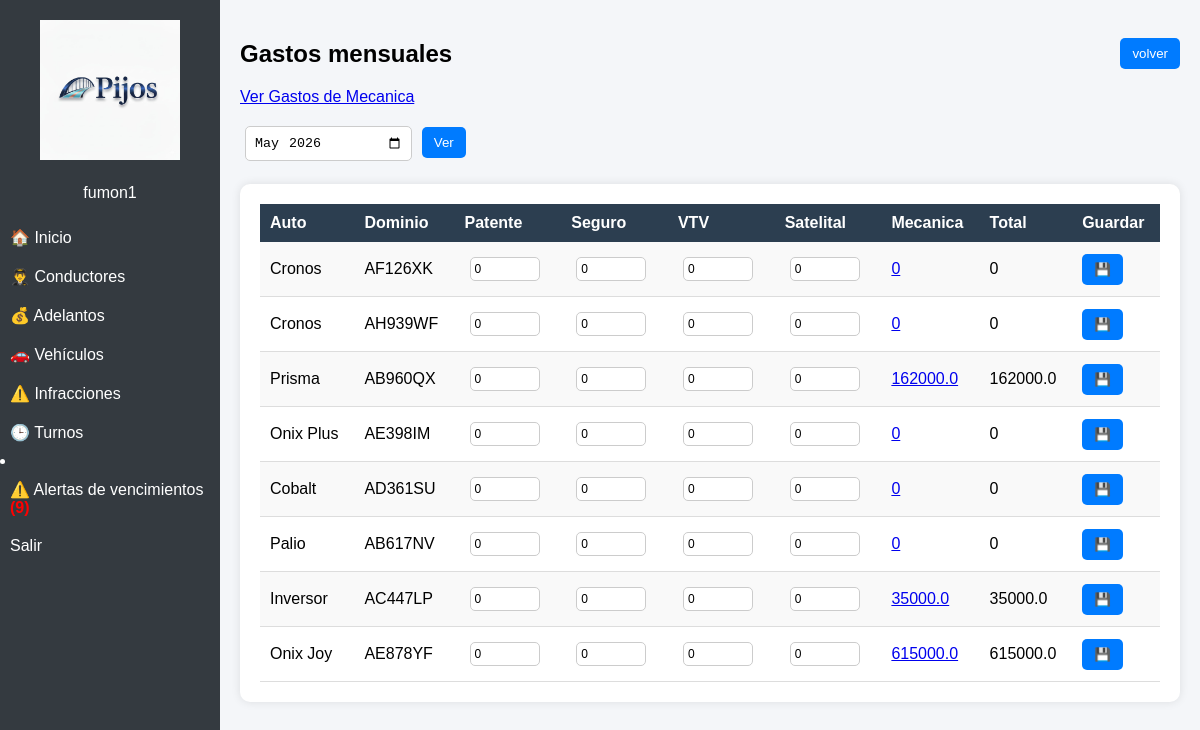
The app's page /gastos (signed in) with its own data.
### tables this page shows
CREATE TABLE vehiculos (
            id INTEGER PRIMARY KEY AUTOINCREMENT,
            auto TEXT,
            patente TEXT,
            modelo TEXT,
            vtv TEXT,
            remis TEXT,  
            gnc TEXT,
            tubo TEXT                          
        );

### app.py (the view, shortened to what this page needs)
@app.route("/gastos", methods=["GET", "POST"])
@login_requerido
def gastos():
    conn = sqlite3.connect("empresa.db")
    cursor = conn.cursor()
    mes = request.args.get("mes")
    if not mes:
        from datetime import date
        mes = date.today().strftime("%Y-%m")
    cursor.execute("""
    SELECT
        v.id,
        v.auto,
        v.patente,

        COALESCE(g.seguro, 0) AS seguro,
        COALESCE(g.patente, 0) AS patente_gasto,
        COALESCE(g.vtv, 0) AS vtv,
        COALESCE(g.satelital, 0) AS satelital,

        COALESCE(SUM(m.monto), 0) AS mecanica

    FROM vehiculos v

    LEFT JOIN gastos g
        ON v.id = g.vehiculo_id AND g.mes = ?

    LEFT JOIN mecanica m
        ON v.id = m.vehiculo_id
        AND strftime('%Y-%m', m.fecha) = ?

    GROUP BY v.id
""", (mes, mes))
    datos = cursor.fetchall()
    conn.close()
    return render_template(
        "gastos.html",
        datos=datos,
        mes=mes
    )

### app.py (called while the page is built)
def login_requerido(f):
    @wraps(f)
    def funcion_protegida(*args, **kwargs):
        if "usuario" not in session:
            return redirect("/login")
        return f(*args, **kwargs)
    return funcion_protegida

### templates/gastos.html (shortened to what this page needs)
{% extends "layout.html" %}
{% block content %}
<div style="display: flex; justify-content: space-between; align-items: center;">
<h2>Gastos mensuales</h2>
<div style="text-align: right;" >
    <a href="/vehiculos">
        <button>volver</button>
    </a>
</div>
</div>
<div style="margin-bottom: 15px;">
    <a href="/mecanica" class="btn">Ver Gastos de Mecanica</a>
</div>
<form method="GET">
    <input type="month" name="mes" value="{{ mes }}">
    <button type="submit">Ver</button>
</form>
<br>
<div class="card">
    <table class="tabla-gastos">
        <tr style="background:#eee;">
            <th>Auto</th>
            <th>Dominio</th>
            <th>Patente</th>
            <th>Seguro</th>
            <th>VTV</th>
            <th>Satelital</th>
            <th>Mecanica</th>
            <th>Total</th>
            <th>Guardar</th>
        </tr>
        {% for d in datos %}
        <tr>
            <form method="POST">
                <td>{{ d[1] }}</td>
                <td>{{ d[2] }}</td>
                <td>
                    <input type="number" size="5"  name="patente" value="{{ d[3] }}">
                </td>
                <td>
                    <input type="number" size="6"  name="seguro" value="{{ d[4] }}">
                </td>
                <td>
                    <input type="number"  name="vtv" value="{{ d[5] }}">
                </td>
                <td>
                    <input type="number"  name="satelital" value="{{ d[6] }}">
                </td>
                <td><a href="/mecanica?vehiculo_id={{ d[0]}}&mes={{ mes }}">{{ d[7]}}</a>
                </td>
                <td>
                    {{ (d[3] + d[4] + d[5] + d[6]) +d[7] | round(2) }}
                </td>
                <td>
                    <button type="submit">💾</button>
                </td>
            </form>
        </tr>
        {% endfor %}
    </table>
</div>
{% endblock %}

### templates/layout.html (style rules this page uses)
body { margin: 0; font-family: Arial; background-color: #f4f6f9; }
.card { background: white; padding: 20px; border-radius: 10px; margin-bottom: 20px; box-shadow: 0 0 10px rgba(0,0,0,0.1); }
table { width: 100%; border-collapse: collapse; background: white; }
th { background: #2c3e50; color: white; padding: 10px; text-align: left; }
td { padding: 10px; border-bottom: 1px solid #ddd; }
tr:nth-child(even) { background: #f9f9f9; }
input, select { padding: 8px; margin: 5px; border: 1px solid #ccc; border-radius: 5px; }
button { padding: 8px 12px; background: #007bff; color: white; border: none; border-radius: 5px; cursor: pointer; }
.tabla-gastos input { width: 60px; padding: 4px; font-size: 12px; }

### records on screen
vehiculos: auto "Cronos", patente "AF126XK", patente "0", seguro "0", vtv "0", satelital "0", d "0", value "0"
vehiculos: auto "Cronos", patente "AH939WF", patente "0", seguro "0", vtv "0", satelital "0", d "0", value "0"
vehiculos: auto "Prisma", patente "AB960QX", patente "0", seguro "0", vtv "0", satelital "0", d "162000.0", value "162000.0"
vehiculos: auto "Onix Plus", patente "AE398IM", patente "0", seguro "0", vtv "0", satelital "0", d "0", value "0"
vehiculos: auto "Cobalt", patente "AD361SU", patente "0", seguro "0", vtv "0", satelital "0", d "0", value "0"
vehiculos: auto "Palio", patente "AB617NV", patente "0", seguro "0", vtv "0", satelital "0", d "0", value "0"
vehiculos: auto "Inversor", patente "AC447LP", patente "0", seguro "0", vtv "0", satelital "0", d "35000.0", value "35000.0"
vehiculos: auto "Onix Joy", patente "AE878YF", patente "0", seguro "0", vtv "0", satelital "0", d "615000.0", value "615000.0"

### other values on screen
{{ session["usuario"] }} "fumon1"
{{ alertas_total }} "9"
